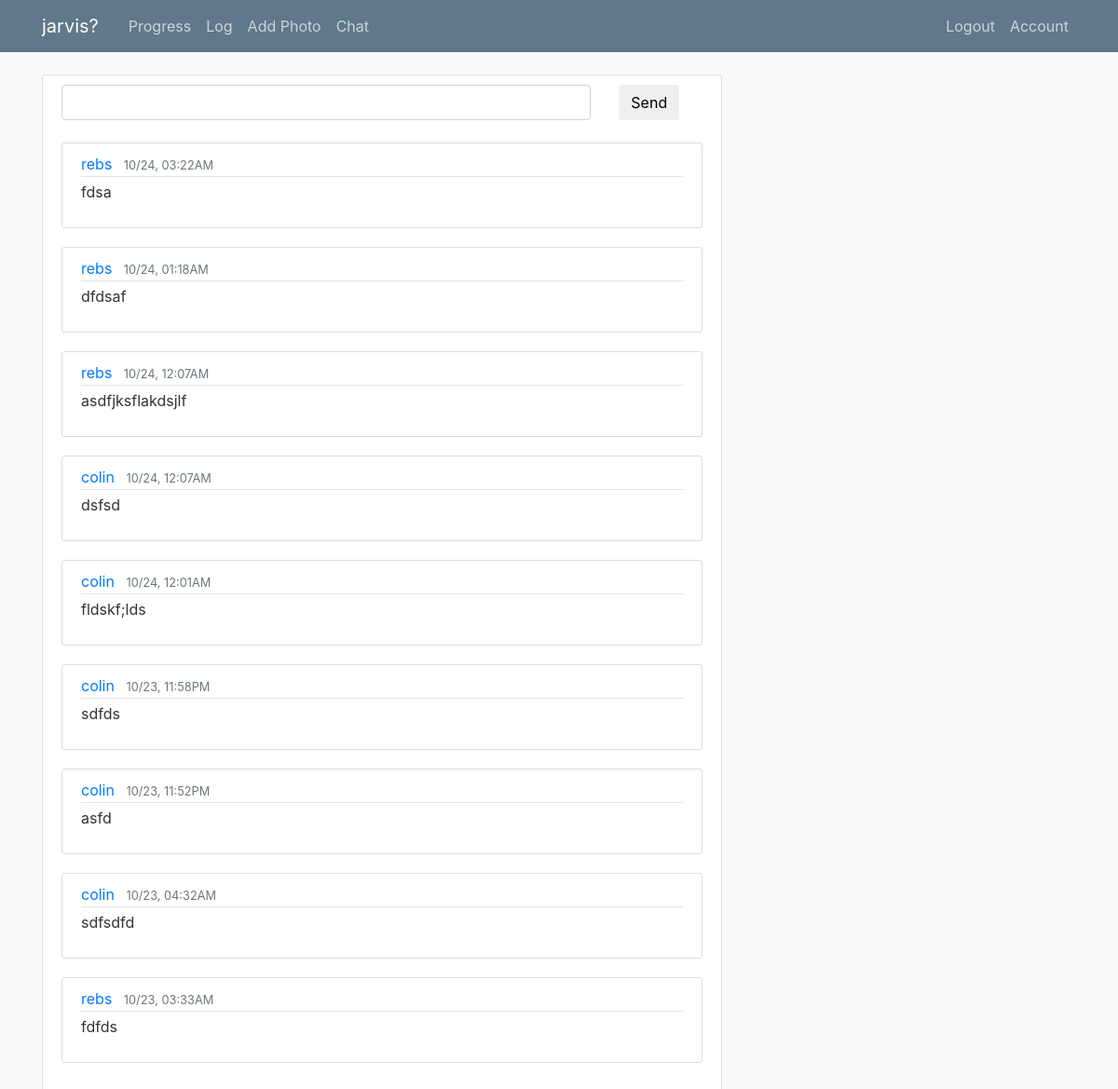
The app's page /chat (signed in) with its own data.
### flaskblog/models.py (models this page shows, shortened)
class Message(db.Model):
	id = db.Column(db.Integer, primary_key=True)
	messageContent=db.Column(db.String(500), nullable=False)
	user_id=db.Column(db.Integer, db.ForeignKey('user.id'), nullable=False)
	date_posted = db.Column(db.DateTime, nullable=False, default=datetime.utcnow)
	image_file=db.Column(db.String(20), nullable=False, default='default.jpg')

class User(db.Model, UserMixin, Base):
	id = db.Column(db.Integer, primary_key=True)
	username = db.Column(db.String(20), unique=True, nullable=False)
	email = db.Column(db.String(120), unique=True, nullable=False)
	image_file=db.Column(db.String(20), nullable=False, default='default.jpg')
	password = db.Column(db.String(60), nullable=False)
	messages=db.relationship('Message',backref='author',lazy=True)
	coach_id = db.Column(db.Integer, db.ForeignKey('user.id'))
	clients = db.relationship("User", backref=db.backref('coach', remote_side=[id]))
	is_client=db.Column(db.Boolean, default=False)
	images=db.relationship('Image', backref='client',lazy=True)

### flaskblog/messages/routes.py (the view)
@messages.route("/chat")
@login_required
def chat():
	msgs=Message.query.all()
	msgs.reverse()
	return render_template('chat.html', title='Chat', messages=msgs)

### flaskblog/models.py (called while the page is built)
@login_manager.user_loader
def load_user(user_id):
	return User.query.get(int(user_id))

### flaskblog/templates/chat.html
{% extends "layout.html" %}
{% block content %}
  <div class="content-section">
    <div class='row'>
      <div class="col-md-10">
      <input type="text" class="form-control" id="myMessage">
    </div>
    <div class="col-md-1">
      <button id="sendbutton" class="btn">Send</button>
    </div>
  </div>
  <br>
  {% for msg in messages %}
        <article class="media content-section">
          <div class="media-body">
            <div class="article-metadata">
              <a class="mr-2" href="{{ url_for('clients.client_progress', username=msg.author.username )}}">{{ msg.author.username }}</a>
              <small class="text-muted">{{ msg.date_posted.strftime('%m/%d, %I:%M%p') }}</small>
            </div>
            <p class="article-content">{{ msg.messageContent }}</p>
          </div>
        </article>
    {% endfor %}
  </div>
{% endblock content %}

### flaskblog/static/main.css (style rules this page uses)
body { background: #fafafa; color: #333333; margin-top: 5rem; }
.content-section { background: #ffffff; padding: 10px 20px; border: 1px solid #dddddd; border-radius: 3px; margin-bottom: 20px; }
.article-content { white-space: pre-line; }
.article-metadata { padding-bottom: 1px; margin-bottom: 4px; border-bottom: 1px solid #e3e3e3 }

### records on screen
Message: author.username "rebs", date_posted "10/24, 03:22AM", messageContent "fdsa"
Message: author.username "rebs", date_posted "10/24, 01:18AM", messageContent "dfdsaf"
Message: author.username "rebs", date_posted "10/24, 12:07AM", messageContent "asdfjksflakdsjlf"
Message: author.username "colin", date_posted "10/24, 12:07AM", messageContent "dsfsd"
Message: author.username "colin", date_posted "10/24, 12:01AM", messageContent "fldskf;lds"
Message: author.username "colin", date_posted "10/23, 11:58PM", messageContent "sdfds"
Message: author.username "colin", date_posted "10/23, 11:52PM", messageContent "asfd"
Message: author.username "colin", date_posted "10/23, 04:32AM", messageContent "sdfsdfd"
Message: author.username "rebs", date_posted "10/23, 03:33AM", messageContent "fdfds"
